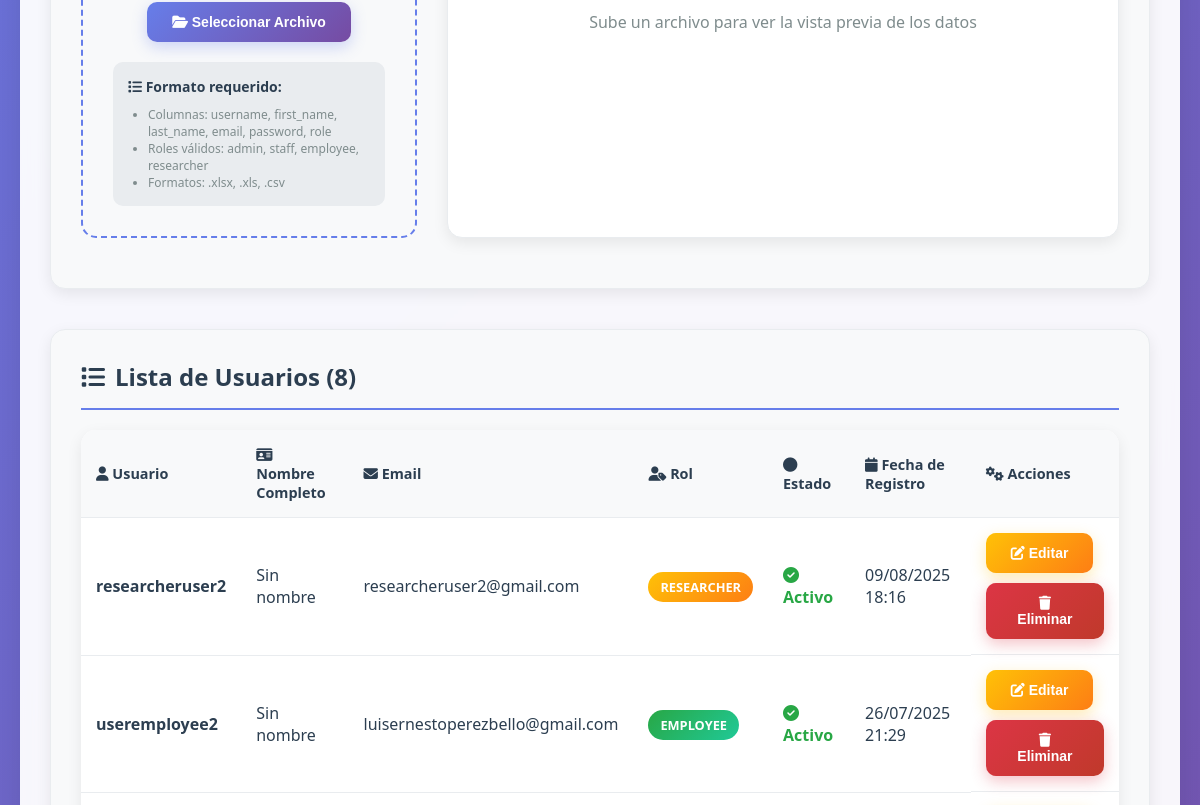
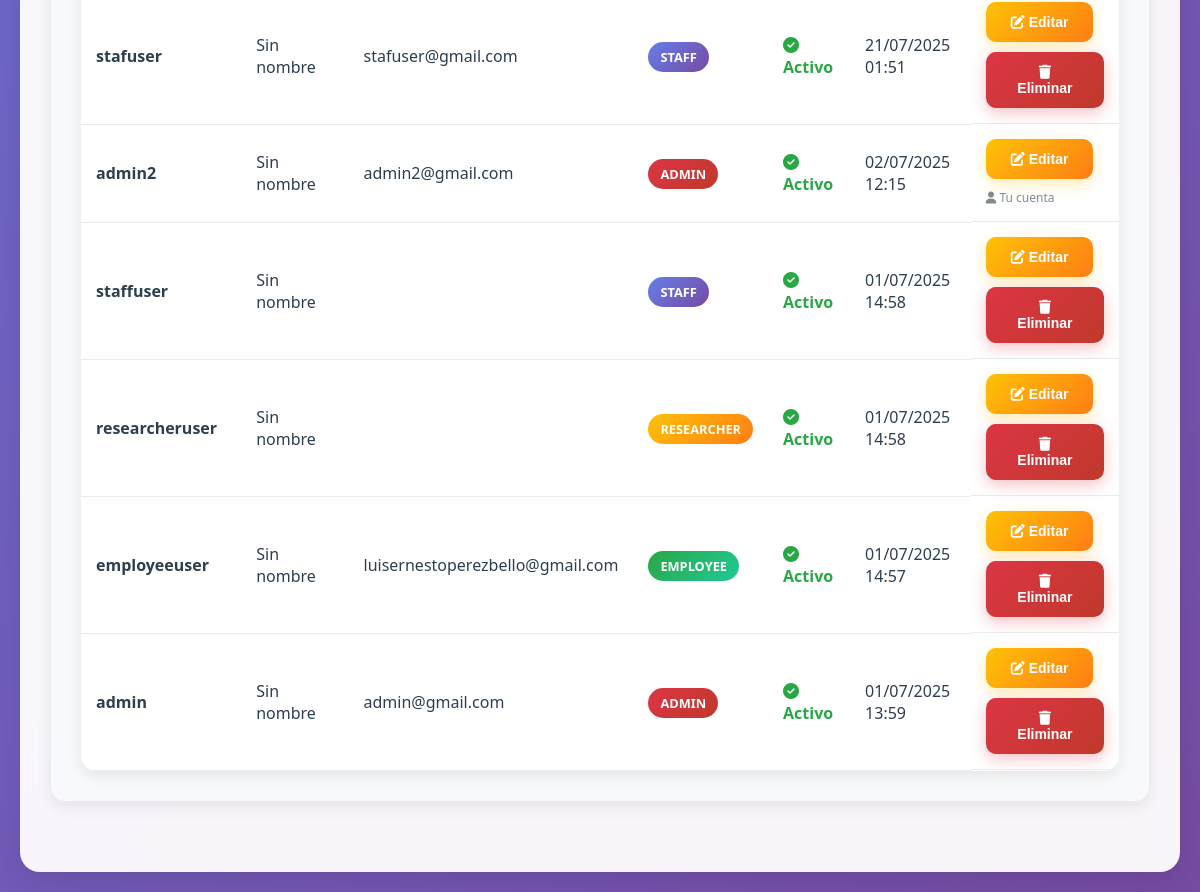
The page /accounts/admin_user_control/ (signed in, lower part) on the database as committed earlier (2 pictures, top to bottom).
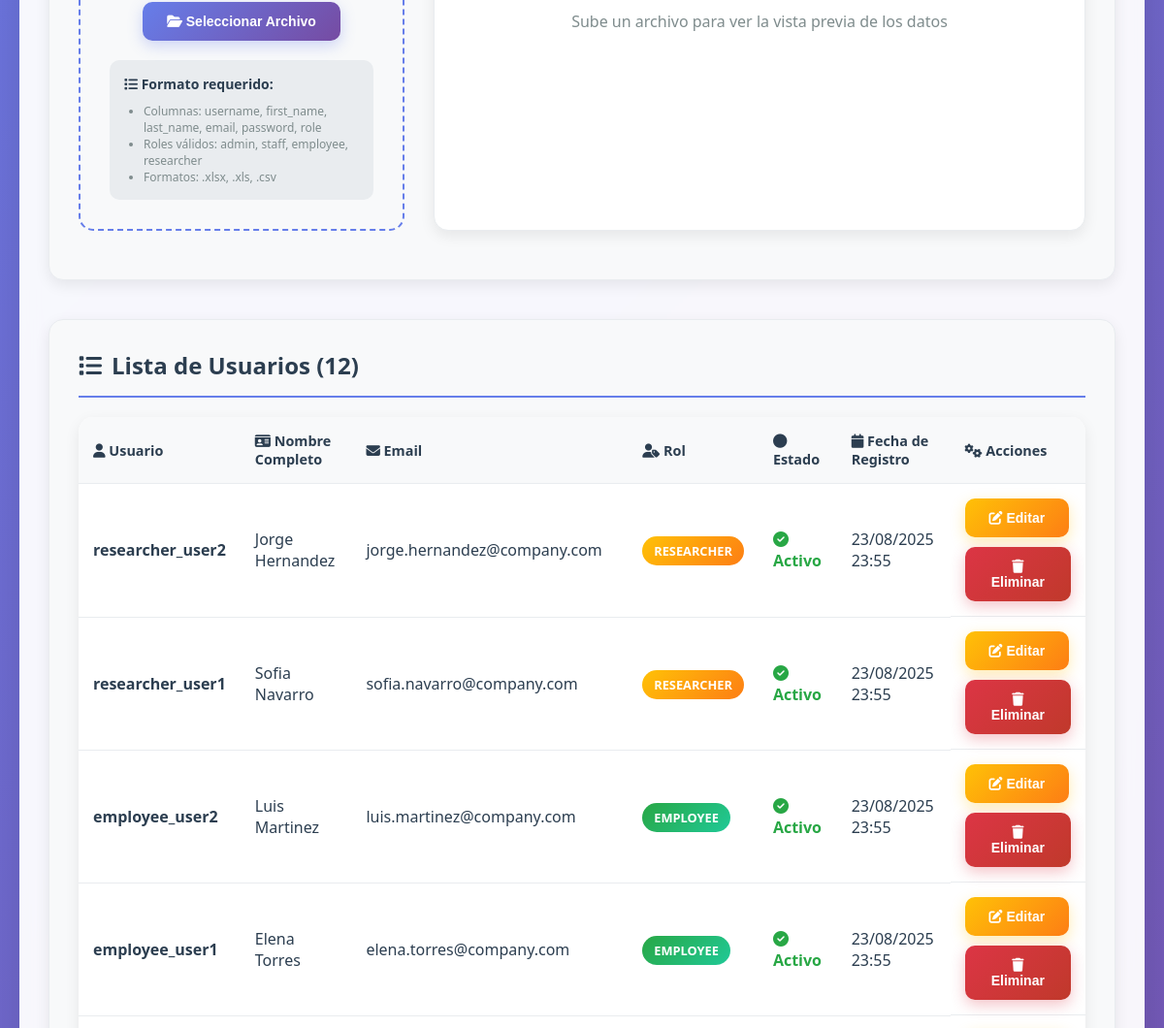
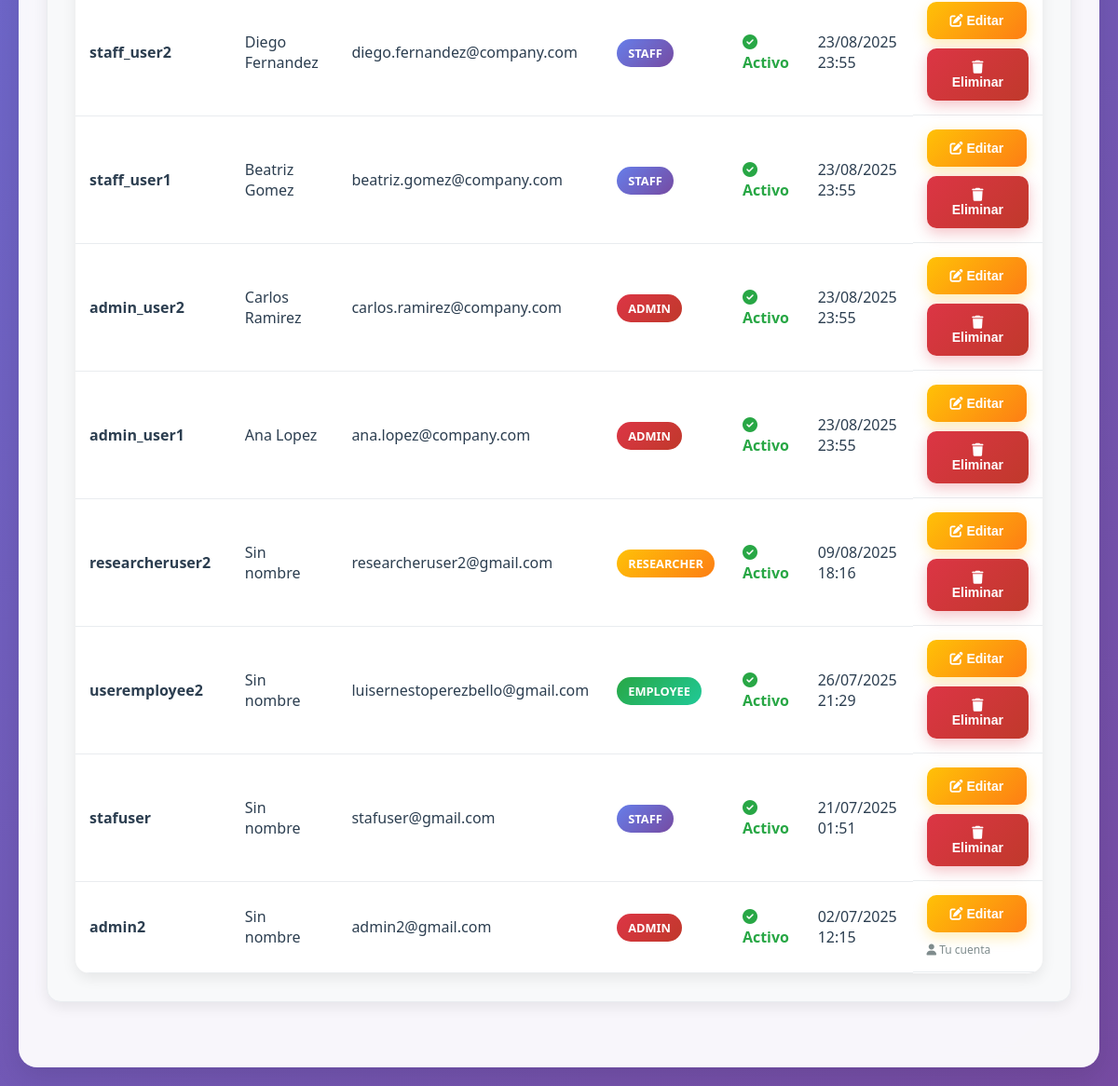
The same page on the database as committed later (2 pictures, top to bottom).
### accounts/models.py (models this page shows, shortened)
class User(AbstractUser):
    ROLE_CHOICES = [
        ('admin', 'Admin'),
        ('staff', 'Staff'),
        ('employee', 'Employee'),
        ('researcher', 'Researcher'),
    ]
    role = models.CharField(max_length=20, choices=ROLE_CHOICES, default='employee')

### accounts/views.py (the view, shortened to what this page needs)
# urls.py: path('admin_user_control/', admin_user_control, name='admin_user_control'),
@login_required
def admin_user_control(request):
    if request.user.role != 'admin':
        return HttpResponseForbidden('Acceso denegado: No eres administrador.')
    from django.contrib.auth import get_user_model
    User = get_user_model()
    context = {}
    context['usuarios'] = User.objects.all().order_by('-date_joined')
    return render(request, 'admin_user_control.html', context)

### accounts/templates/admin_user_control.html (shortened to what this page needs)
<!DOCTYPE html>
<html lang="es">
<head>
    <link rel="stylesheet" href="https://cdnjs.cloudflare.com/ajax/libs/font-awesome/6.4.0/css/all.min.css">
</head>
<body>
    <div class="admin-container">
        <div class="content">
            <div class="section">
                <div style="display: grid; grid-template-columns: 1fr 2fr; gap: 30px; margin-bottom: 20px;">
                    <div class="upload-zone" id="uploadZone">
                        <form method="post" enctype="multipart/form-data" id="upload-form">
                            <button type="button" class="btn btn-primary" onclick="document.getElementById('file-upload').click()">
                                <i class="fas fa-folder-open"></i> Seleccionar Archivo
                            </button>
                        </form>
                        <div style="margin-top: 20px; padding: 15px; background: #e9ecef; border-radius: 10px; text-align: left;">
                            <h4 style="margin: 0 0 10px 0; font-size: 14px; color: #2c3e50;">
                                <i class="fas fa-list"></i> Formato requerido:
                            </h4>
                            <ul style="margin: 0; padding-left: 20px; font-size: 12px; color: #7f8c8d;">
                                <li>Columnas: username, first_name, last_name, email, password, role</li>
                                <li>Roles válidos: admin, staff, employee, researcher</li>
                                <li>Formatos: .xlsx, .xls, .csv</li>
                            </ul>
                        </div>
                    </div>
                    <div class="data-preview">
                        <div id="no-data" style="text-align: center; padding: 40px; color: #7f8c8d;">
                            <p>Sube un archivo para ver la vista previa de los datos</p>
                        </div>
                    </div>
                </div>
            </div>
            <div class="section">
                <h2><i class="fas fa-list"></i> Lista de Usuarios ({{ usuarios.count }})</h2>
                {% if usuarios %}
                    <table class="users-table">
                        <thead>
                            <tr>
                                <th><i class="fas fa-user"></i> Usuario</th>
                                <th><i class="fas fa-id-card"></i> Nombre Completo</th>
                                <th><i class="fas fa-envelope"></i> Email</th>
                                <th><i class="fas fa-user-tag"></i> Rol</th>
                                <th><i class="fas fa-circle"></i> Estado</th>
                                <th><i class="fas fa-calendar"></i> Fecha de Registro</th>
                                <th><i class="fas fa-cogs"></i> Acciones</th>
                            </tr>
                        </thead>
                        <tbody>
                            {% for usuario in usuarios %}
                            <tr>
                                <td><strong>{{ usuario.username }}</strong></td>
                                <td>{{ usuario.get_full_name|default:"Sin nombre" }}</td>
                                <td>{{ usuario.email }}</td>
                                <td>
                                    <span class="role-badge role-{{ usuario.role }}">
                                        {{ usuario.role|title }}
                                    </span>
                                </td>
                                <td>
                                    <span class="{% if usuario.is_active %}status-active{% else %}status-inactive{% endif %}">
                                        <i class="fas fa-{% if usuario.is_active %}check-circle{% else %}times-circle{% endif %}"></i>
                                        {% if usuario.is_active %}Activo{% else %}Inactivo{% endif %}
                                    </span>
                                </td>
                                <td>{{ usuario.date_joined|date:"d/m/Y H:i" }}</td>
                                <td class="actions-cell">
                                    <button class="btn btn-warning" onclick="editarUsuario({{ usuario.id }}, '{{ usuario.username }}', '{{ usuario.first_name }}', '{{ usuario.last_name }}', '{{ usuario.email }}', '{{ usuario.role }}', {% if usuario.is_active %}true{% else %}false{% endif %})">
                                        <i class="fas fa-edit"></i> Editar
                                    </button>
                                    {% if usuario != user %}
                                    <button class="btn btn-danger" onclick="eliminarUsuario({{ usuario.id }}, '{{ usuario.username }}')">
                                        <i class="fas fa-trash"></i> Eliminar
                                    </button>
                                    {% else %}
                                    <span style="color: #7f8c8d; font-size: 12px;">
                                        <i class="fas fa-user"></i> Tu cuenta
                                    </span>
                                    {% endif %}
                                </td>
                            </tr>
                            {% endfor %}
                        </tbody>
                    </table>
                {% else %}
                    <div style="text-align: center; padding: 40px; color: #7f8c8d;">
                        <i class="fas fa-users fa-3x mb-3" style="color: #667eea;"></i>
                        <p style="font-style: italic;">No hay usuarios registrados</p>
                    </div>
                {% endif %}
            </div>
        </div>
    </div>
</body>
</html>

### accounts/templates/admin_user_control.html (style rules this page uses)
* { margin: 0; padding: 0; box-sizing: border-box; }
body { font-family: 'Segoe UI', Tahoma, Geneva, Verdana, sans-serif; background: linear-gradient(135deg, #667eea 0%, #764ba2 100%); min-height: 100vh; color: #2c3e50; }
.admin-container { min-height: 100vh; padding: 20px; }
.content { background: rgba(255, 255, 255, 0.95); backdrop-filter: blur(10px); border-radius: 20px; padding: 30px; box-shadow: 0 10px 30px rgba(0, 0, 0, 0.1); }
.section { margin-bottom: 40px; padding: 30px; border: 1px solid #e9ecef; border-radius: 15px; background: #f8f9fa; box-shadow: 0 5px 15px rgba(0, 0, 0, 0.08); }
.section h2 { margin-top: 0; color: #2c3e50; border-bottom: 2px solid #667eea; padding-bottom: 15px; font-size: 1.5rem; font-weight: 600; display: flex; align-items: center; gap: 10px; }
.btn { padding: 12px 25px; border: none; border-radius: 10px; cursor: pointer; font-size: 14px; font-weight: 600; transition: all 0.3s ease; text-decoration: none; display: inline-block; text-align: center; }
.btn-primary { background: linear-gradient(135deg, #667eea 0%, #764ba2 100%); color: white; box-shadow: 0 5px 15px rgba(102, 126, 234, 0.3); }
.btn-warning { background: linear-gradient(135deg, #ffc107 0%, #fd7e14 100%); color: white; box-shadow: 0 5px 15px rgba(255, 193, 7, 0.3); }
.btn-danger { background: linear-gradient(135deg, #dc3545 0%, #c0392b 100%); color: white; box-shadow: 0 5px 15px rgba(220, 53, 69, 0.3); }
.users-table { width: 100%; border-collapse: collapse; margin-top: 20px; background: white; border-radius: 15px; overflow: hidden; box-shadow: 0 5px 15px rgba(0, 0, 0, 0.08); }
.users-table th, .users-table td { padding: 15px; text-align: left; border-bottom: 1px solid #e9ecef; }
.users-table th { background: #f8f9fa; font-weight: 600; color: #2c3e50; font-size: 0.9rem; }
.role-badge { padding: 6px 12px; border-radius: 20px; font-size: 0.8rem; font-weight: 600; text-transform: uppercase; }
.role-admin { background: linear-gradient(135deg, #dc3545 0%, #c0392b 100%); color: white; }
.role-staff { background: linear-gradient(135deg, #667eea 0%, #764ba2 100%); color: white; }
.role-employee { background: linear-gradient(135deg, #28a745 0%, #20c997 100%); color: white; }
.role-researcher { background: linear-gradient(135deg, #ffc107 0%, #fd7e14 100%); color: white; }
.status-active { color: #28a745; font-weight: 600; }
.actions-cell { display: flex; gap: 10px; flex-wrap: wrap; }
.upload-zone { transition: all 0.3s ease; cursor: pointer; border: 2px dashed #667eea; border-radius: 15px; padding: 40px; text-align: center; background: #f8f9fa; }
@media (max-width: 1200px) { .upload-zone { padding: 30px; } }
@media (max-width: 1200px) { .data-preview { padding: 15px; } }
.data-preview { background: white; border-radius: 15px; padding: 20px; box-shadow: 0 5px 15px rgba(0, 0, 0, 0.08); border: 1px solid #e9ecef; }

Rows that differ between the two databases and show on the page:
removed User: username "staffuser", get_full_name "Sin nombre", role "STAFF", is_active True (drawn), date_joined "01/07/2025 14:58"
removed User: username "researcheruser", get_full_name "Sin nombre", role "RESEARCHER", is_active True (drawn), date_joined "01/07/2025 14:58"
removed User: username "employeeuser", get_full_name "Sin nombre", email "luisernestoperezbello@gmail.com", role "EMPLOYEE", is_active True (drawn), date_joined "01/07/2025 14:57"
removed User: username "admin", get_full_name "Sin nombre", email "admin@gmail.com", role "ADMIN", is_active True (drawn), date_joined "01/07/2025 13:59"
added User: username "researcher_user2", get_full_name "Jorge Hernandez", email "jorge.hernandez@company.com", role "RESEARCHER", is_active True (drawn), date_joined "23/08/2025 23:55"
added User: username "researcher_user1", get_full_name "Sofia Navarro", email "sofia.navarro@company.com", role "RESEARCHER", is_active True (drawn), date_joined "23/08/2025 23:55"
added User: username "employee_user2", get_full_name "Luis Martinez", email "luis.martinez@company.com", role "EMPLOYEE", is_active True (drawn), date_joined "23/08/2025 23:55"
added User: username "employee_user1", get_full_name "Elena Torres", email "elena.torres@company.com", role "EMPLOYEE", is_active True (drawn), date_joined "23/08/2025 23:55"
added User: username "staff_user2", get_full_name "Diego Fernandez", email "diego.fernandez@company.com", role "STAFF", is_active True (drawn), date_joined "23/08/2025 23:55"
added User: username "staff_user1", get_full_name "Beatriz Gomez", email "beatriz.gomez@company.com", role "STAFF", is_active True (drawn), date_joined "23/08/2025 23:55"
added User: username "admin_user2", get_full_name "Carlos Ramirez", email "carlos.ramirez@company.com", role "ADMIN", is_active True (drawn), date_joined "23/08/2025 23:55"
added User: username "admin_user1", get_full_name "Ana Lopez", email "ana.lopez@company.com", role "ADMIN", is_active True (drawn), date_joined "23/08/2025 23:55"
Other text that changed with them:
{{ usuarios.count }}: "8" → "12"
